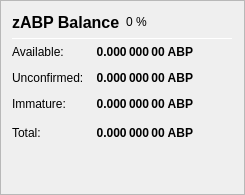
                   <widget class="QFrame" name="frame_ZerocoinBalances">
                    <property name="frameShape">
                     <enum>QFrame::StyledPanel</enum>
                    </property>
                    <property name="frameShadow">
                     <enum>QFrame::Raised</enum>
                    </property>
                    <layout class="QVBoxLayout" name="verticalLayout_7">
                     <item>
                      <layout class="QHBoxLayout" name="horizontalLayout_8" stretch="0,0,0">
                       <item>
                        <widget class="QLabel" name="label_5z_3">
                         <property name="minimumSize">
                          <size>
                           <width>0</width>
                           <height>20</height>
                          </size>
                         </property>
                         <property name="font">
                          <font>
                           <pointsize>12</pointsize>
                           <weight>75</weight>
                           <bold>true</bold>
                          </font>
                         </property>
                         <property name="text">
                          <string>zABP Balance</string>
                         </property>
                        </widget>
                       </item>
                       <item>
                        <widget class="QLabel" name="labelzABPPercent">
                         <property name="text">
                          <string notr="true">0 %</string>
                         </property>
                        </widget>
                       </item>
                       <item>
                        <spacer name="horizontalSpacer_11">
                         <property name="orientation">
                          <enum>Qt::Horizontal</enum>
                         </property>
                         <property name="sizeHint" stdset="0">
                          <size>
                           <width>40</width>
                           <height>20</height>
                          </size>
                         </property>
                        </spacer>
                       </item>
                      </layout>
                     </item>
                     <item>
                      <widget class="Line" name="line_ZerocoinBalance">
                       <property name="minimumSize">
                        <size>
                         <width>0</width>
                         <height>1</height>
                        </size>
                       </property>
                       <property name="maximumSize">
                        <size>
                         <width>16777215</width>
                         <height>1</height>
                        </size>
                       </property>
                       <property name="orientation">
                        <enum>Qt::Horizontal</enum>
                       </property>
                      </widget>
                     </item>
                     <item>
                      <layout class="QGridLayout" name="gridLayout_5">
                       <property name="spacing">
                        <number>12</number>
                       </property>
                       <item row="1" column="0">
                        <widget class="QLabel" name="labelzBalanceMatureText">
                         <property name="toolTip">
                          <string>Mature: more than 20 confirmation and more than 1 mint of the same denomination after it was minted.
These zABP are spendable.</string>
                         </property>
                         <property name="text">
                          <string>Available:</string>
                         </property>
                        </widget>
                       </item>
                       <item row="1" column="1">
                        <widget class="QLabel" name="labelzBalanceMature">
                         <property name="font">
                          <font>
                           <weight>75</weight>
                           <bold>true</bold>
                          </font>
                         </property>
                         <property name="toolTip">
                          <string>Mature: more than 20 confirmation and more than 1 mint of the same denomination after it was minted.
These zABP are spendable.</string>
                         </property>
                         <property name="text">
                          <string notr="true">0.000 000 00 ABP</string>
                         </property>
                         <property name="alignment">
                          <set>Qt::AlignRight|Qt::AlignTrailing|Qt::AlignVCenter</set>
                         </property>
                        </widget>
                       </item>
                       <item row="2" column="0">
                        <widget class="QLabel" name="labelzBalanceUnconfirmedText">
                         <property name="toolTip">
                          <string>Unconfirmed: less than 20 confirmations
Immature: confirmed, but less than 1 mint of the same denomination after it was minted</string>
                         </property>
                         <property name="text">
                          <string>Unconfirmed:</string>
                         </property>
                        </widget>
                       </item>
                       <item row="2" column="1">
                        <widget class="QLabel" name="labelzBalanceUnconfirmed">
                         <property name="font">
                          <font>
                           <weight>75</weight>
                           <bold>true</bold>
                          </font>
                         </property>
                         <property name="toolTip">
                          <string>Unconfirmed: less than 20 confirmations
Immature: confirmed, but less than 1 mint of the same denomination after it was minted</string>
                         </property>
                         <property name="text">
                          <string notr="true">0.000 000 00 ABP</string>
                         </property>
                         <property name="alignment">
                          <set>Qt::AlignRight|Qt::AlignTrailing|Qt::AlignVCenter</set>
                         </property>
                        </widget>
                       </item>
                       <item row="3" column="0">
                        <widget class="QLabel" name="labelzBalanceImmatureText">
                         <property name="toolTip">
                          <string>Unconfirmed: less than 20 confirmations
Immature: confirmed, but less than 1 mint of the same denomination after it was minted</string>
                         </property>
                         <property name="text">
                          <string>Immature:</string>
                         </property>
                        </widget>
                       </item>
                       <item row="3" column="1">
                        <widget class="QLabel" name="labelzBalanceImmature">
                         <property name="font">
                          <font>
                           <weight>75</weight>
                           <bold>true</bold>
                          </font>
                         </property>
                         <property name="toolTip">
                          <string>Unconfirmed: less than 20 confirmations
Immature: confirmed, but less than 1 mint of the same denomination after it was minted</string>
                         </property>
                         <property name="text">
                          <string notr="true">0.000 000 00 ABP</string>
                         </property>
                         <property name="alignment">
                          <set>Qt::AlignRight|Qt::AlignTrailing|Qt::AlignVCenter</set>
                         </property>
                        </widget>
                       </item>
                       <item row="4" column="0">
                        <widget class="QLabel" name="labelzBalanceText">
                         <property name="toolTip">
                          <string>Your current zABP balance, unconfirmed and immature zABP included.</string>
                         </property>
                         <property name="text">
                          <string>Total:</string>
                         </property>
                        </widget>
                       </item>
                       <item row="4" column="1">
                        <widget class="QLabel" name="labelzBalance">
                         <property name="font">
                          <font>
                           <weight>75</weight>
                           <bold>true</bold>
                          </font>
                         </property>
                         <property name="cursor">
                          <cursorShape>IBeamCursor</cursorShape>
                         </property>
                         <property name="toolTip">
                          <string>Your current zABP balance, unconfirmed and immature zABP included.</string>
                         </property>
                         <property name="text">
                          <string notr="true">0.000 000 00 ABP</string>
                         </property>
                         <property name="alignment">
                          <set>Qt::AlignRight|Qt::AlignTrailing|Qt::AlignVCenter</set>
                         </property>
                         <property name="textInteractionFlags">
                          <set>Qt::LinksAccessibleByMouse|Qt::TextSelectableByKeyboard|Qt::TextSelectableByMouse</set>
                         </property>
                        </widget>
                       </item>
                       <item row="4" column="2">
                        <spacer name="horizontalSpacer_4">
                         <property name="orientation">
                          <enum>Qt::Horizontal</enum>
                         </property>
                         <property name="sizeHint" stdset="0">
                          <size>
                           <width>40</width>
                           <height>20</height>
                          </size>
                         </property>
                        </spacer>
                       </item>
                      </layout>
                     </item>
                     <item>
                      <spacer name="verticalSpacer_4">
                       <property name="orientation">
                        <enum>Qt::Vertical</enum>
                       </property>
                       <property name="sizeHint" stdset="0">
                        <size>
                         <width>20</width>
                         <height>40</height>
                        </size>
                       </property>
                      </spacer>
                     </item>
                    </layout>
                   </widget>
